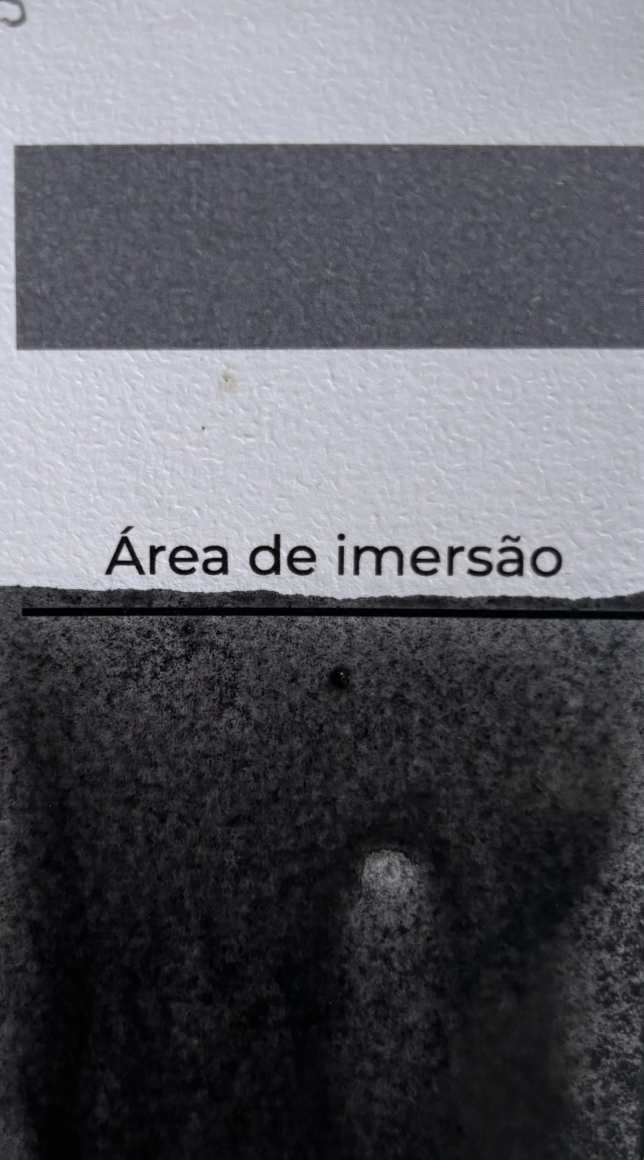
#> input picture images/1_5/IMG_0470.png, 1930 x 3480 px (shown at 1/3 size)
$ python test_gabarito.py
#> lines starting #> are read from the running program, lines starting #| are printed output that depends on the picture; after the words box and inside, x2 and y2 are one past the last pixel; in counts of white or black regions, pixels touching at a corner belong together
### image_analyzer.py
import cv2
import numpy as np
from pathlib import Path
from typing import Tuple, Dict, List
import json

class MixtureAnalyzer:
    """Analisa proporção de mistura grafite:água baseado em imagens"""

    def __init__(self, reference_dir: str = "images"):
        self.reference_dir = Path(reference_dir)
        self.target_gray = (119, 119, 119)  # #777777 em RGB
        self.reference_features = {}
        self.load_references()

    def correct_color_by_template(self, image: np.ndarray, template_region: Tuple[int, int, int, int]) -> np.ndarray:
        """
        Corrige a iluminação da imagem baseado no gabarito #777777

        Args:
            image: Imagem BGR do OpenCV
            template_region: (x, y, width, height) do gabarito na imagem

        Returns:
            Imagem corrigida
        """
        x, y, w, h = template_region
        template_patch = image[y:y+h, x:x+w]

        # Calcula cor média do gabarito na foto
        mean_color = cv2.mean(template_patch)[:3]  # BGR

        # Converte #777777 para BGR
        target_bgr = (self.target_gray[2], self.target_gray[1], self.target_gray[0])

        # Calcula fator de correção para cada canal
        correction_factors = np.array([
            target_bgr[0] / (mean_color[0] + 1e-6),
            target_bgr[1] / (mean_color[1] + 1e-6),
            target_bgr[2] / (mean_color[2] + 1e-6)
        ])

        # Aplica correção
        corrected = image.astype(np.float32)
        corrected[:, :, 0] *= correction_factors[0]
        corrected[:, :, 1] *= correction_factors[1]
        corrected[:, :, 2] *= correction_factors[2]

        # Limita valores entre 0-255
        corrected = np.clip(corrected, 0, 255).astype(np.uint8)

        return corrected

    def detect_template_region(self, image: np.ndarray) -> Tuple[int, int, int, int]:
        """
        Detecta automaticamente a região do gabarito cinza na parte superior
        Busca especificamente o retângulo cinza #777777, não áreas brancas

        Returns:
            (x, y, width, height) do gabarito detectado
        """
        height, width = image.shape[:2]
        search_region = image[0:int(height * 0.25), :]

        # Converte para grayscale
        gray = cv2.cvtColor(search_region, cv2.COLOR_BGR2GRAY)

        # Detecta especificamente tons de cinza médio (#777777 = 119)
        # Range: 80-160 (exclui branco >200 e preto <50)
        lower_gray = 80
        upper_gray = 160
        mask = cv2.inRange(gray, lower_gray, upper_gray)

        # Remove ruído
        kernel = cv2.getStructuringElement(cv2.MORPH_RECT, (5, 5))
        mask = cv2.morphologyEx(mask, cv2.MORPH_CLOSE, kernel)
        mask = cv2.morphologyEx(mask, cv2.MORPH_OPEN, kernel)

        # Encontra contornos
        contours, _ = cv2.findContours(mask, cv2.RETR_EXTERNAL, cv2.CHAIN_APPROX_SIMPLE)

        if contours:
            # Filtra contornos válidos (retangulares e grandes)
            valid_contours = []
            for contour in contours:
                area = cv2.contourArea(contour)
                if area < width * 20:  # Muito pequeno
                    continue

                x, y, w, h = cv2.boundingRect(contour)

                # Valida proporções (retângulo horizontal)
                aspect_ratio = w / (h + 1)
                if aspect_ratio < 2:  # Não é retângulo largo
                    continue

                # Valida tamanho mínimo
                if w < width * 0.3:  # Largura mínima 30% da imagem
                    continue

                # Valida cor média da região (deve ser cinza, não branco)
                region = search_region[y:y+h, x:x+w]
                mean_val = np.mean(region)
                if mean_val > 180 or mean_val < 70:  # Muito claro ou escuro
                    continue

                valid_contours.append((contour, area, x, y, w, h))

            if valid_contours:
                # Pega o maior contorno válido
                _, _, x, y, w, h = max(valid_contours, key=lambda c: c[1])
                return (x, y, w, h)

        # Fallback: assume gabarito no topo centralizado
        return (int(width * 0.05), 10, int(width * 0.9), 50)

    def extract_features(self, image: np.ndarray, template_region: Tuple[int, int, int, int]) -> Dict:
        """
        Extrai características da imagem para comparação
        """
        # Corrige iluminação
        corrected = self.correct_color_by_template(image, template_region)

        # Região de interesse (abaixo do gabarito)
        _, ty, _, th = template_region
        roi = corrected[ty + th + 10:, :]  # ROI começa após o gabarito

        # Calcula histograma de cores
        hist_b = cv2.calcHist([roi], [0], None, [32], [0, 256])
        hist_g = cv2.calcHist([roi], [1], None, [32], [0, 256])
        hist_r = cv2.calcHist([roi], [2], None, [32], [0, 256])

        # Normaliza histogramas
        hist_b = hist_b.flatten() / (hist_b.sum() + 1e-6)
        hist_g = hist_g.flatten() / (hist_g.sum() + 1e-6)
        hist_r = hist_r.flatten() / (hist_r.sum() + 1e-6)

        # Calcula estatísticas de cor
        mean_color = cv2.mean(roi)[:3]
        std_color = np.std(roi, axis=(0, 1))

        # Converte para LAB para análise de luminosidade
        lab = cv2.cvtColor(roi, cv2.COLOR_BGR2LAB)
        mean_lab = cv2.mean(lab)[:3]

        return {
            'hist_b': hist_b,
            'hist_g': hist_g,
            'hist_r': hist_r,
            'mean_bgr': mean_color,
            'std_bgr': std_color,
            'mean_lab': mean_lab
        }

    def load_references(self):
        """Carrega e processa todas as imagens de referência"""
        print("Carregando imagens de referência...")

        for ratio_dir in sorted(self.reference_dir.glob("1_*")):
            if not ratio_dir.is_dir():
                continue

            ratio = ratio_dir.name  # ex: "1_5"
            features_list = []

            for img_path in sorted(ratio_dir.glob("*.png")):
                try:
                    img = cv2.imread(str(img_path))
                    if img is None:
                        continue

                    template_region = self.detect_template_region(img)
                    features = self.extract_features(img, template_region)
                    features_list.append(features)
                except Exception as e:
                    print(f"Erro ao processar {img_path}: {e}")

            if features_list:
                self.reference_features[ratio] = features_list
                print(f"  ✓ {ratio}: {len(features_list)} imagens")

        print(f"\nTotal: {len(self.reference_features)} proporções carregadas\n")

    # [102 lines left out: functions compare_features, analyze, main, not called in this run]


# [2 lines that do not run on import are left out]

### test_gabarito.py
#!/usr/bin/env python3
"""
Script de debug para verificar detecção do gabarito
Testa se o sistema está capturando o gabarito correto ou confundindo com a mistura
"""

import cv2
import numpy as np
from pathlib import Path
from image_analyzer import MixtureAnalyzer

def test_template_detection():
    """Testa detecção do gabarito em cada proporção"""

    print("\n" + "="*70)
    print("TESTE DE DETECÇÃO DO GABARITO")
    print("="*70 + "\n")

    analyzer = MixtureAnalyzer()
#> in load_references, img is the input picture: shape (3480, 1930, 3); mean B, G, R 99.9, 93.6, 93.4
#> in detect_template_region, `search_region = image[0:int(height * 0.25), :]`:
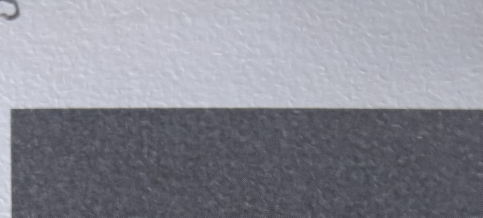
#> search_region: shape (870, 1930, 3) (shown at 1/4 size); mean B, G, R 148, 137.8, 137
#> in detect_template_region, `mask = cv2.inRange(gray, lower_gray, upper_gray)`:
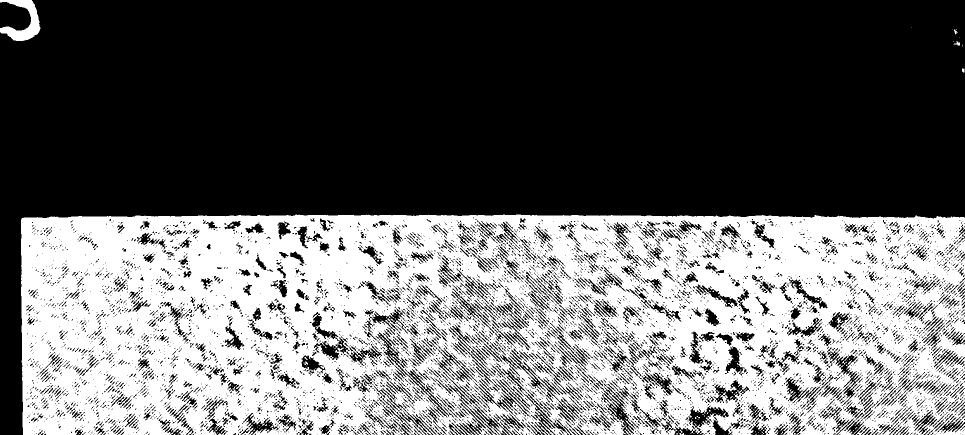
#> mask: shape (870, 1930) (shown at 1/2 size); 40.1% white; 341 white regions (321 under 20 px), largest, box (x1, y1, x2, y2) and area: (42, 429, 1930, 870) 667796, (0, 0, 81, 82) 2892, (1674, 634, 1687, 647) 67
#> in detect_template_region, `mask = cv2.morphologyEx(mask, cv2.MORPH_CLOSE, kernel)`:
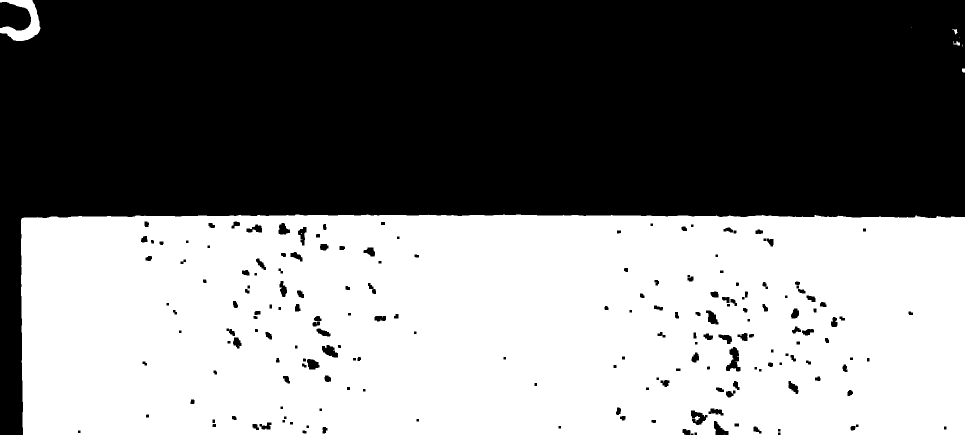
#> mask: shape (870, 1930) (shown at 1/2 size); 48.3% white; 11 white regions (6 under 20 px), largest, box (x1, y1, x2, y2) and area: (42, 429, 1930, 870) 807814, (0, 0, 81, 82) 2898, (1906, 82, 1920, 91) 62, (1904, 58, 1915, 69) 51, (1924, 137, 1930, 145) 45
#> in detect_template_region, `contours, _ = cv2.findContours(mask, cv2.RETR_EXTERNAL, cv2.CHAIN_APPR..`: contours = 5 contours; box (x1, y1, x2, y2) and area: (42, 429, 1930, 870) 823192, (0, 0, 80, 82) 2708, (1924, 137, 1930, 145) 33, (1915, 85, 1920, 91) 20, (1909, 59, 1914, 65) 20
#> the loop in detect_template_region, `for contour in contours:` made 5 passes
#> area on passes 2, 5: 33, 2707.5
#> pass 1, in detect_template_region, `region = search_region[y:y+h, x:x+w]`:
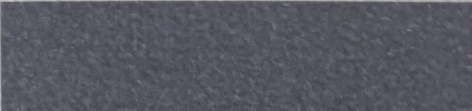
#> region: shape (441, 1888, 3) (shown at 1/4 size); mean B, G, R 96.5, 86.9, 86.8
#> after the loop in detect_template_region, `for contour in contours:`: valid_contours = 1 item
#> in load_references, `template_region = self.detect_template_region(img)`: template_region = (42, 429, 1888, 441)
#> in correct_color_by_template, `x, y, w, h = template_region`: x = 42; y = 429; w = 1888; h = 441
#> in correct_color_by_template, `mean_color = cv2.mean(template_patch)[:3]`: mean_color = (96.48, 86.87, 86.76)
#> in correct_color_by_template, `correction_factors = np.array([ target_bgr[0] / (mean_color[0] + 1e-6)..`: correction_factors = [1.23, 1.37, 1.37]
#> in correct_color_by_template, `corrected = np.clip(corrected, 0, 255).astype(np.uint8)`:
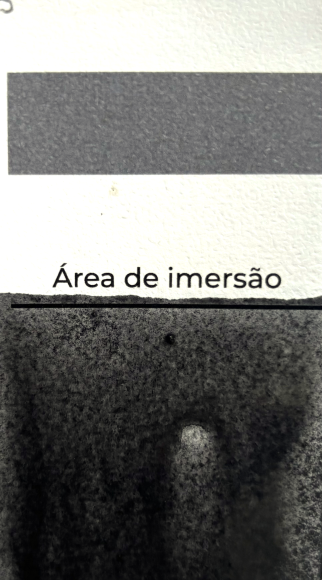
#> corrected: shape (3480, 1930, 3) (shown at 1/6 size); mean B, G, R 121.9, 124.7, 124.6
#> in extract_features, `_, ty, _, th = template_region`: ty = 429; th = 441
#> in extract_features, `roi = corrected[ty + th + 10:, :]`:
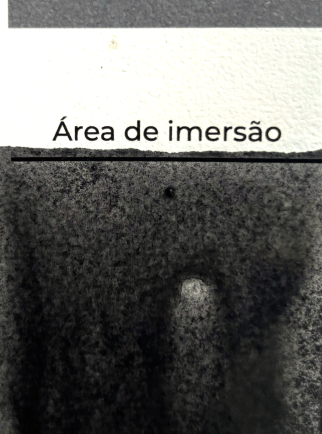
#> roi: shape (2600, 1930, 3) (shown at 1/6 size); mean B, G, R 102, 104.5, 104.6
#> in extract_features, `hist_b = cv2.calcHist([roi], [0], None, [32], [0, 256])`: hist_b = 32 values, max 729960 at index 31, min 3155 at index 21, mean 156812.5
#> in extract_features, `hist_g = cv2.calcHist([roi], [1], None, [32], [0, 256])`: hist_g = 32 values, max 1183873 at index 31, min 2586 at index 24, mean 156812.5
#> in extract_features, `hist_r = cv2.calcHist([roi], [2], None, [32], [0, 256])`: hist_r = 32 values, max 1189866 at index 31, min 2527 at index 23, mean 156812.5
#> in extract_features, `hist_b = hist_b.flatten() / (hist_b.sum() + 1e-6)`: hist_b = 32 values, max 0.145 at index 31, min 0.000629 at index 21, mean 0.0312
#> in extract_features, `hist_g = hist_g.flatten() / (hist_g.sum() + 1e-6)`: hist_g = 32 values, max 0.236 at index 31, min 0.000515 at index 24, mean 0.0312
#> in extract_features, `hist_r = hist_r.flatten() / (hist_r.sum() + 1e-6)`: hist_r = 32 values, max 0.237 at index 31, min 0.000504 at index 23, mean 0.0312
#> in extract_features, `mean_color = cv2.mean(roi)[:3]`: mean_color = (102, 104.5, 104.6)
#> in extract_features, `std_color = np.std(roi, axis=(0, 1))`: std_color = [92.76, 95.33, 95.22]
#> in extract_features, `mean_lab = cv2.mean(lab)[:3]`: mean_lab = (105.7, 127.5, 129.3)
#> in load_references, `features = self.extract_features(img, template_region)`: features = 6 items
#|   ✓ 1_5: 1 imagens
#| Total: 1 proporções carregadas
    target_color = np.array([119, 119, 119])  # #777777

    # Testa uma imagem de cada proporção
    results = []

    for ratio_dir in sorted(Path("images").glob("1_*")):
        if not ratio_dir.is_dir():
            continue

        ratio = ratio_dir.name
        images = list(ratio_dir.glob("*.png"))

        if not images:
            continue

        # Testa primeira imagem
        test_img = images[0]

        print(f"\n📊 Testando {ratio.replace('_', ':')} - {test_img.name}")
        print("-" * 70)

        img = cv2.imread(str(test_img))
        if img is None:
            print("  ❌ Erro ao carregar imagem")
            continue

        # Detecta gabarito
        template_region = analyzer.detect_template_region(img)
#> the loop in detect_template_region (call 2), `for contour in contours:` made 5 passes
#> template_region = (42, 429, 1888, 441)
        x, y, w, h = template_region
#> x = 42; y = 429; w = 1888; h = 441

        # Extrai patch do gabarito
        template_patch = img[y:y+h, x:x+w]
        mean_color_bgr = cv2.mean(template_patch)[:3]
#> mean_color_bgr = (96.48, 86.87, 86.76)
        mean_color_rgb = (mean_color_bgr[2], mean_color_bgr[1], mean_color_bgr[0])
#> mean_color_rgb = (86.76, 86.87, 96.48)

        # Calcula diferença da cor esperada
        diff = np.abs(np.array(mean_color_rgb) - target_color)
#> diff = [32.24, 32.13, 22.52]
        avg_diff = np.mean(diff)
#> avg_diff = 28.96

        # Status
        if avg_diff < 30:
            status = "✅ BOM"
        elif avg_diff < 60:
            status = "⚠️  RAZOÁVEL"
        else:
            status = "❌ RUIM"

        print(f"  Posição: x={x}, y={y}, largura={w}, altura={h}")
#|   Posição: x=42, y=429, largura=1888, altura=441
        print(f"  Altura da imagem: {img.shape[0]}px")
#|   Altura da imagem: 3480px
        print(f"  Gabarito em: {(y/img.shape[0]*100):.1f}% da altura")
#|   Gabarito em: 12.3% da altura
        print(f"  Cor detectada (RGB): {tuple(int(c) for c in mean_color_rgb)}")
#|   Cor detectada (RGB): (86, 86, 96)
        print(f"  Cor esperada (RGB):  (119, 119, 119)")
        print(f"  Diferença média: {avg_diff:.1f} {status}")
#|   Diferença média: 29.0 ✅ BOM

        # Cria imagem de debug
        debug_img = img.copy()

        # Marca gabarito (verde se bom, vermelho se ruim)
        color = (0, 255, 0) if avg_diff < 30 else (0, 165, 255) if avg_diff < 60 else (0, 0, 255)
#> color = (0, 255, 0)
        cv2.rectangle(debug_img, (x, y), (x+w, y+h), color, 3)
        cv2.putText(debug_img, "GABARITO", (x, y-10),
                   cv2.FONT_HERSHEY_SIMPLEX, 0.8, color, 2)

        # Marca região de análise da mistura (ROI)
        roi_y = y + h + 10
#> roi_y = 880
        roi_h = img.shape[0] - roi_y
#> roi_h = 2600
        cv2.rectangle(debug_img, (0, roi_y), (img.shape[1], img.shape[0]),
                     (255, 0, 0), 2)
        cv2.putText(debug_img, "AREA DE ANALISE", (10, roi_y + 30),
                   cv2.FONT_HERSHEY_SIMPLEX, 0.8, (255, 0, 0), 2)

        # Mostra cor média do gabarito
        color_square = np.ones((60, 200, 3), dtype=np.uint8)
        color_square[:30] = mean_color_bgr  # Cor detectada
        color_square[30:] = (119, 119, 119)  # Cor esperada
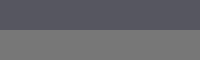
#> color_square: shape (60, 200, 3); mean of channels 0, 1, 2 107.5, 102.5, 102.5; drawn as B, G, R

        # Adiciona no canto da imagem
        debug_img[10:70, img.shape[1]-210:img.shape[1]-10] = color_square
        cv2.putText(debug_img, "Detectado", (img.shape[1]-200, 25),
                   cv2.FONT_HERSHEY_SIMPLEX, 0.5, (255, 255, 255), 1)
        cv2.putText(debug_img, "Esperado", (img.shape[1]-200, 55),
                   cv2.FONT_HERSHEY_SIMPLEX, 0.5, (255, 255, 255), 1)

        # Salva
        output_path = f"debug_gabarito_{ratio}.png"
        cv2.imwrite(output_path, debug_img)
        print(f"  💾 Debug salvo em: {output_path}")

        results.append({
            'ratio': ratio,
            'diff': avg_diff,
            'status': status,
            'position_pct': y/img.shape[0]*100
        })

    # Resumo
    print("\n" + "="*70)
    print("RESUMO")
    print("="*70 + "\n")

    good = sum(1 for r in results if r['diff'] < 30)
#> good = 1
    ok = sum(1 for r in results if 30 <= r['diff'] < 60)
#> ok = 0
    bad = sum(1 for r in results if r['diff'] >= 60)
#> bad = 0

    print(f"✅ Detecção BOA:      {good}/{len(results)}")
#| ✅ Detecção BOA:      1/1
    print(f"⚠️  Detecção RAZOÁVEL: {ok}/{len(results)}")
#| ⚠️  Detecção RAZOÁVEL: 0/1
    print(f"❌ Detecção RUIM:     {bad}/{len(results)}")
#| ❌ Detecção RUIM:     0/1

    if bad > 0:
        print("\n⚠️  PROBLEMA DETECTADO!")
        print("Algumas imagens têm gabarito mal detectado.")
        print("Verifique as imagens debug_gabarito_*.png")
        print("\nProporções com problema:")
        for r in results:
            if r['diff'] >= 60:
                print(f"  • {r['ratio']}: diferença de {r['diff']:.1f}")
    else:
        print("\n✅ Todos os gabaritos foram detectados corretamente!")

    # Verifica posição
    print("\n📍 Posição do Gabarito:")
    for r in results:
        pos = r['position_pct']
        if pos > 30:
            warning = " ⚠️  (muito baixo?)"
        else:
            warning = ""
        print(f"  {r['ratio']}: {pos:.1f}% da altura{warning}")
#> this loop made 1 pass
#> (pos, warning) on pass 1: (12.33, '')
#> (printed output is left out)

    print("\n💡 Dica: O gabarito deve estar nos primeiros 20% da imagem")
    print()


# [68 lines left out: function test_single_image, not called in this run]


if __name__ == "__main__":
    import sys

    if len(sys.argv) > 1:
        # Testa imagem específica
        test_single_image(sys.argv[1])
    else:
        # Testa todas as proporções
        test_template_detection()
